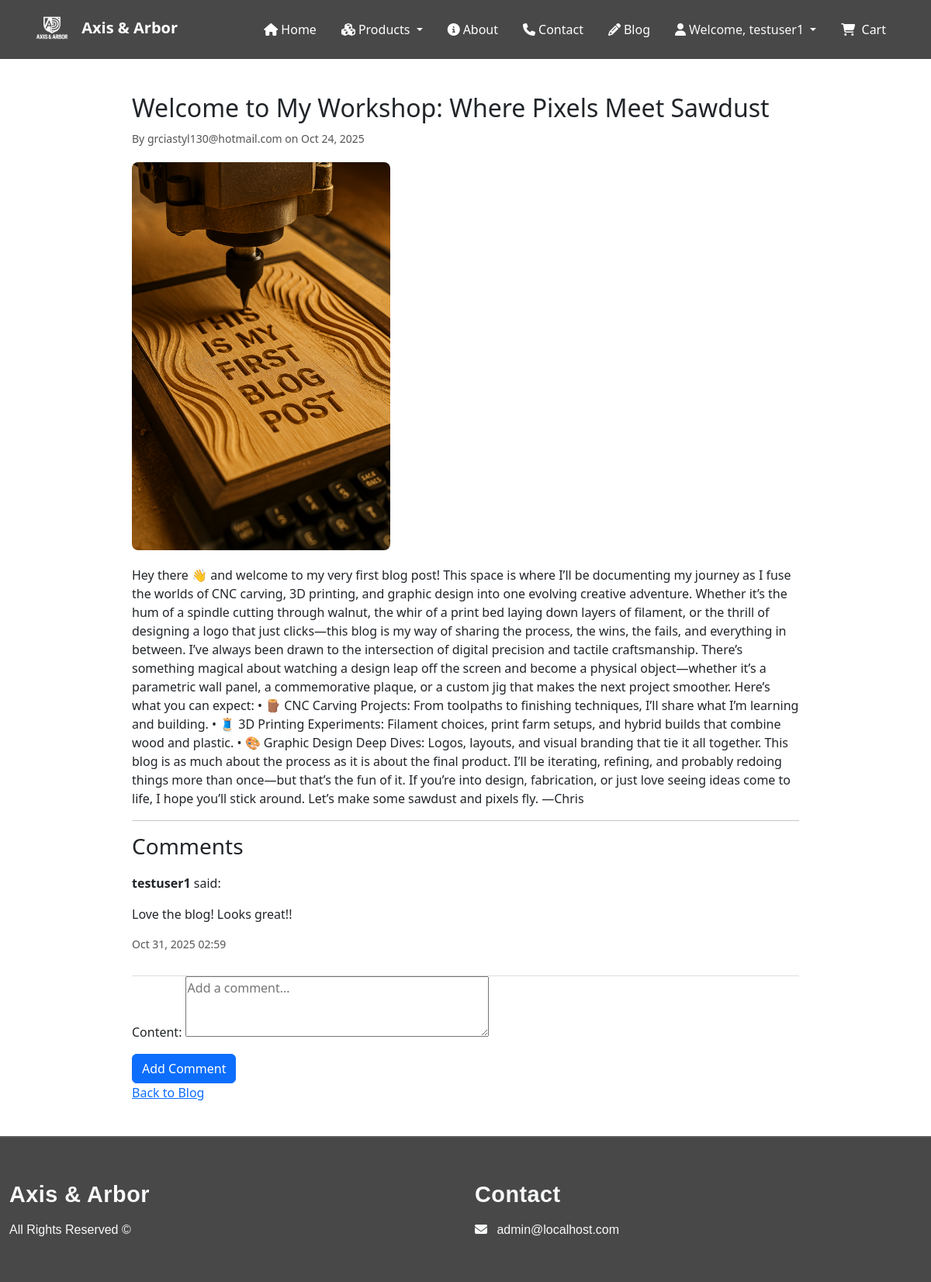
The app's page /blog/welcome-to-my-workshop-where-pixels-meet-sawdust/ (signed in) with its own data.
### blog/models.py (models this page shows, shortened)
class Post(models.Model):
    title = models.CharField(max_length=200)
    slug = models.SlugField(unique=True)
    author = models.ForeignKey(User, on_delete=models.CASCADE)
    content = models.TextField()
    category = models.ForeignKey('Category', on_delete=models.SET_NULL, null=True, blank=True)
    image = models.ImageField(upload_to='blog_images/', null=True, blank=True)  # <-- New
    created_at = models.DateTimeField(default=timezone.now)
    updated_at = models.DateTimeField(auto_now=True)
    published = models.BooleanField(default=True)

class Comment(models.Model):
    post = models.ForeignKey('Post', on_delete=models.CASCADE, related_name='comments')
    user = models.ForeignKey(User, on_delete=models.CASCADE)
    content = models.TextField()
    created_at = models.DateTimeField(auto_now_add=True)
    approved = models.BooleanField(default=True)  # optional for moderation

### blog/views.py (the view)
# urls.py: path('<slug:slug>/', views.post_detail, name='blog_detail'),
@login_required
def post_detail(request, slug):
    post = get_object_or_404(Post, slug=slug, published=True)
    comments = post.comments.filter(approved=True).order_by('-created_at')
    if request.method == 'POST':
        form = CommentForm(request.POST)
        if form.is_valid():
            comment = form.save(commit=False)
            comment.post = post
            comment.user = request.user
            comment.save()
            return redirect('blog_detail', slug=slug)
    else:
        form = CommentForm()
    return render(request, 'blog/post_detail.html', {'post': post, 'comments': comments, 'form': form})

### blog/forms.py
class CommentForm(forms.ModelForm):
    class Meta:
        model = Comment
        fields = ['content']
        widgets = {
            'content': forms.Textarea(attrs={'rows': 3, 'placeholder': 'Add a comment...'}),
        }

### cart/context_processors.py (called while the page is built)
def cart_total(request):
    total_items = 0
    if request.user.is_authenticated:
        cart, _ = Cart.objects.get_or_create(user=request.user)
        total_items = sum(item.quantity for item in cart.items.all())
    return {'cart_total_items': total_items}

### blog/templates/blog/post_detail.html (shortened to what this page needs)
{% extends "base.html" %}
{% load static %}
{% block css %}
<link rel="stylesheet" href="{% static 'css/post_detail.css' %}">
{% endblock %}
{% block content %}
<div class="post-detail">
    <h1>{{ post.title }}</h1>
    <p><small>By {{ post.author }} on {{ post.created_at|date:"M d, Y" }}</small></p>
    {% if post.image %}
    <div class="featured-image">
        <img src="{{ post.image.url }}" alt="{{ post.title }}">
    </div>
    {% endif %}
    <div class="post-content">
        {{ post.content|safe }}
    </div>
    <hr>
    <h3>Comments</h3>
    <div class="comments">
        {% for comment in comments %}
        <div class="comment">
            <p><strong>{{ comment.user.username }}</strong> said:</p>
            <p>{{ comment.content }}</p>
            <small>{{ comment.created_at|date:"M d, Y H:i" }}</small>
        </div>
        {% empty %}
        <p>No comments yet.</p>
        {% endfor %}
    </div>
    {% if user.is_authenticated %}
    <form method="post">
        {{ form.as_p }}
        <button type="submit" class="btn btn-primary">Add Comment</button>
    </form>
    {% else %}
    <p><a href="{% url 'login' %}?next={{ request.path }}">Log in</a> to comment.</p>
    {% endif %}
    <a href="{% url 'blog_list' %}">Back to Blog</a>
</div>
{% endblock %}

### templates/navbar.html (shortened to what this page needs)
{% load static %}
<link rel="stylesheet" href="{% static 'css/navbar.css' %}">
<nav class="navbar navbar-expand-lg navbar-dark ">
    <div class="container">
        <a class="navbar-brand fw-bold me-4" href="{% url 'home' %}">
            <img src="{% static 'images/white-logo.png' %}" alt="Axis & Arbor Logo" width="30" height="30"
                class="d-inline-block me-2">
            Axis & Arbor
        </a>
        <div class="collapse navbar-collapse" id="navbarCollapse">
            <ul class="navbar-nav ms-auto mb-2 mb-lg-0">
                {% with request.resolver_match.url_name|default_if_none:'' as current_url %}
                <li class="nav-item mx-2">
                    <a class="nav-link {% if current_url == 'home' or request.path == '/' %}active{% endif %}"
                        href="{% url 'home' %}">
                        <i class="fa fa-home me-1"></i>Home
                    </a>
                </li>
                <li class="nav-item dropdown mx-2">
                    <a class="nav-link dropdown-toggle {% if current_url in 'product_list cutting_boards woodworking printing' %}active{% endif %}"
                        href="{% url 'product_list' %}" id="productsDropdown" role="button" data-bs-toggle="dropdown"
                        aria-expanded="false">
                        <i class="fa fa-cubes me-1"></i>Products
                    </a>
                </li>
                <li class="nav-item mx-2">
                    <a class="nav-link {% if current_url == 'about' %}active{% endif %}" href="{% url 'about' %}">
                        <i class="fa fa-info-circle me-1"></i>About
                    </a>
                </li>
                <li class="nav-item mx-2">
                    <a class="nav-link {% if current_url == 'contact' %}active{% endif %}" href="{% url 'contact' %}">
                        <i class="fa fa-phone me-1"></i>Contact
                    </a>
                </li>
                <li class="nav-item mx-2">
                    <a class="nav-link {% if current_url == 'blog' %}active{% endif %}" href="{% url 'blog_list' %}">
                        <i class="fa fa-pencil me-1"></i>Blog
                    </a>
                </li>
                {% endwith %}
                {% if user.is_authenticated %}
                <li class="nav-item dropdown mx-2">
                    <a class="nav-link dropdown-toggle text-light" href="#" id="userDropdown" role="button"
                        data-bs-toggle="dropdown" aria-expanded="false">
                        <i class="fa fa-user me-1"></i>Welcome, {{ user.username }}
                    </a>
                </li>
                <li class="nav-item mx-2">
                    <a class="nav-link" href="{% url 'cart:view_cart' %}">
                        <i class="fa fa-shopping-cart me-1"></i>
                        Cart
                    </a>
                </li>
                {% endif %}
            </ul>
        </div>
    </div>
</nav>

### blog/static/css/post_detail.css (style rules this page uses)
.post-detail { max-width: 900px; margin: 0 auto; padding: 20px; }
.post-detail h1 { margin-bottom: 10px; font-size: 2rem; }
.post-detail small { color: #555; margin-bottom: 20px; display: block; }
.featured-image img { max-width: 100%; height: auto; border-radius: 8px; margin-bottom: 20px; max-height: 500px; object-fit: cover; }
.comments .comment { border-bottom: 1px solid #ddd; padding: 10px 0; }

### static/css/navbar.css (style rules this page uses)
.navbar { display: flex; flex-direction: row; background-color: #484848; justify-content: space-evenly !important; }
.navbar .navbar-nav .nav-link { color: #fff; }
@media (min-width: 992px) { .navbar-brand img { width: 50px; height: 50px; } }

### records on screen
Post: title "Welcome to My Workshop: Where Pixels Meet Sawdust", author "grciastyl130@hotmail.com", created_at "Oct 24, 2025", image (picture), content "Hey there 👋 and welcome to my very first blog post! This space is where I’ll be documenting my journey as I fuse the worlds of CNC carving, 3D printing, and graphic design into one evolving creative adventure. Whether it’s the hum of a spindle cutting through walnut, the whir of a print bed laying down layers of filament, or the thrill of designing a logo that just clicks—this blog is my way of sharing the process, the wins, the fails, and everything in between. I’ve always been drawn to the intersection of digital precision and tactile craftsmanship. There’s something magical about watching a design leap off the screen and become a physical object—whether it’s a parametric wall panel, a…"
Comment: user.username "testuser1", content "Love the blog! Looks great!!", created_at "Oct 31, 2025 02:59"

### other values on screen
{{ user.username }} "testuser1"
